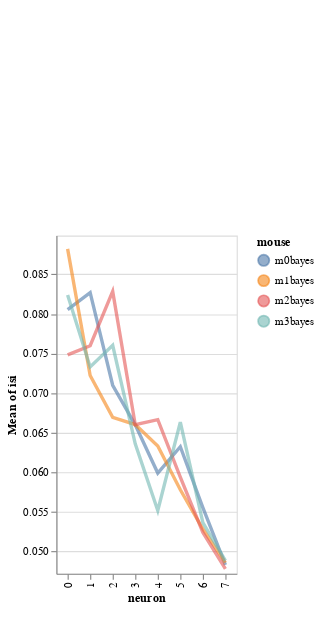

The notebook cell this image was saved under:
### Code cell
import altair as alt
y='isi'
color='mouse'
x='neuron'

base=alt.Chart(df).encode(
            x=x,
            color=f'{color}',
            y=alt.Y(f'mean({y})',
                    scale=alt.Scale(zero=False,
                                    domain=list(np.quantile(df[y], [.05, .95])))),
)

# Create a selection that chooses the nearest point & selects based on x-value
nearest = alt.selection(type='single', nearest=True, on='mouseover',
                        fields=[x], empty='none')


# Transparent selectors across the chart. This is what tells us
# the x-value of the cursor
selectors = alt.Chart(df).mark_point().encode(
    x=x,
    opacity=alt.value(0),
).add_selection(
    nearest
)

highlight = alt.selection(type='single', on='mouseover',
                          fields=[color], nearest=True)

lines=base.mark_line(clip=True, fill=None, opacity=.6, ).encode(
            #tooltip=color,
            size=alt.condition(~highlight, alt.value(1), alt.value(3))
        )

# Draw text labels near the points, and highlight based on selection
text = lines.mark_text(align='left', dx=5, dy=-5).encode(
    text=alt.condition(nearest, y, alt.value(' '))
)

points = base.mark_circle().encode(
    opacity=alt.value(0)
).add_selection(
    highlight
)

alt.layer(
    lines, selectors, points, text
)

### Figure 1 — Vega-Lite specification as saved in the notebook (floating-point values rounded to 4 significant figures)
{"config": {"view": {"continuousWidth": 400, "continuousHeight": 300}}, "layer": [{"mark": {"type": "line", "clip": true, "fill": null, "opacity": 0.6}, "encoding": {"color": {"type": "nominal", "field": "mouse"}, "size": {"condition": {"value": 1, "selection": {"not": "selector003"}}, "value": 3}, "x": {"type": "nominal", "field": "neuron"}, "y": {"type": "quantitative", "aggregate": "mean", "field": "isi", "scale": {"domain": [0.0472, 0.0899], "zero": false}}}}, {"mark": "point", "encoding": {"opacity": {"value": 0}, "x": {"type": "nominal", "field": "neuron"}}, "selection": {"selector002": {"type": "single", "nearest": true, "on": "mouseover", "fields": ["neuron"], "empty": "none"}}}, {"mark": "circle", "encoding": {"color": {"type": "nominal", "field": "mouse"}, "opacity": {"value": 0}, "x": {"type": "nominal", "field": "neuron"}, "y": {"type": "quantitative", "aggregate": "mean", "field": "isi", "scale": {"domain": [0.0472, 0.0899], "zero": false}}}, "selection": {"selector003": {"type": "single", "on": "mouseover", "fields": ["mouse"], "nearest": true}}}, {"mark": {"type": "text", "align": "left", "dx": 5, "dy": -5}, "encoding": {"color": {"type": "nominal", "field": "mouse"}, "size": {"condition": {"value": 1, "selection": {"not": "selector003"}}, "value": 3}, "text": {"condition": {"type": "quantitative", "field": "isi", "selection": "selector002"}, "value": " "}, "x": {"type": "nominal", "field": "neuron"}, "y": {"type": "quantitative", "aggregate": "mean", "field": "isi", "scale": {"domain": [0.0472, 0.0899], "zero": false}}}}], "data": {"name": "data-3cbb7ec8b105a922507d0baf4f21a168"}, "$schema": "https://vega.github.io/schema/vega-lite/v4.8.1.json", "datasets": {"data-3cbb7ec8b105a922507d0baf4f21a168": [{"neuron_x_mouse": "m0bayes0", "i_trial": 0, "neuron": "0", "mouse_code": 0, "stim": 0, "neuron_code": 0, "mouse": "m0bayes", "log_firing_rate": 1.602, "Firing rate": 40.0, "firing_rate": 40.0, "i_spike": 36.0, "isi": 0.08925}, {"neuron_x_mouse": "m0bayes0", "i_trial": 0, "neuron": "0", "mouse_code": 0, "stim": 1, "neuron_code": 0, "mouse": "m0bayes", "log_firing_rate": 1.652, "Firing rate": 44.91, "firing_rate": 44.91, "i_spike": 47.0, "isi": 0.07221}, {"neuron_x_mouse": "m0bayes0", "i_trial": 1, "neuron": "0", "mouse_code": 0, "stim": 0, "neuron_code": 0, "mouse": "m0bayes", "log_firing_rate": 2.064, "Firing rate": 116.0, "firing_rate": 116.0, "i_spike": 46.5, "isi": 0.07455}, {"neuron_x_mouse": "m0bayes0", "i_trial": 1, "neuron": "0", "mouse_code": 0, "stim": 1, "neuron_code": 0, "mouse": "m0bayes", "log_firing_rate": 1.652, "Firing rate": 44.9, "firing_rate": 44.9, "i_spike": 40.5, "isi": 0.08613}, {"neuron_x_mouse": "m0bayes1", "i_trial": 0, "neuron": "1", "mouse_code": 0, "stim": 0, "neuron_code": 1, "mouse": "m0bayes", "log_firing_rate": 1.915, "Firing rate": 82.15, "firing_rate": 82.15, "i_spike": 45.5, "isi": 0.07359}, {"neuron_x_mouse": "m0bayes1", "i_trial": 0, "neuron": "1", "mouse_code": 0, "stim": 1, "neuron_code": 1, "mouse": "m0bayes", "log_firing_rate": 1.954, "Firing rate": 90.01, "firing_rate": 90.01, "i_spike": 44.5, "isi": 0.07718}, {"neuron_x_mouse": "m0bayes1", "i_trial": 1, "neuron": "1", "mouse_code": 0, "stim": 0, "neuron_code": 1, "mouse": "m0bayes", "log_firing_rate": 1.584, "Firing rate": 38.4, "firing_rate": 38.4, "i_spike": 42.0, "isi": 0.08247}, {"neuron_x_mouse": "m0bayes1", "i_trial": 1, "neuron": "1", "mouse_code": 0, "stim": 1, "neuron_code": 1, "mouse": "m0bayes", "log_firing_rate": 2.363, "Firing rate": 230.8, "firing_rate": 230.8, "i_spike": 35.5, "isi": 0.09748}, {"neuron_x_mouse": "m0bayes2", "i_trial": 0, "neuron": "2", "mouse_code": 0, "stim": 0, "neuron_code": 2, "mouse": "m0bayes", "log_firing_rate": 2.264, "Firing rate": 183.7, "firing_rate": 183.7, "i_spike": 44.5, "isi": 0.07937}, {"neuron_x_mouse": "m0bayes2", "i_trial": 0, "neuron": "2", "mouse_code": 0, "stim": 1, "neuron_code": 2, "mouse": "m0bayes", "log_firing_rate": 1.775, "Firing rate": 59.59, "firing_rate": 59.59, "i_spike": 49.0, "isi": 0.07132}, {"neuron_x_mouse": "m0bayes2", "i_trial": 1, "neuron": "2", "mouse_code": 0, "stim": 0, "neuron_code": 2, "mouse": "m0bayes", "log_firing_rate": 1.993, "Firing rate": 98.46, "firing_rate": 98.46, "i_spike": 51.5, "isi": 0.06713}, {"neuron_x_mouse": "m0bayes2", "i_trial": 1, "neuron": "2", "mouse_code": 0, "stim": 1, "neuron_code": 2, "mouse": "m0bayes", "log_firing_rate": 2.237, "Firing rate": 172.7, "firing_rate": 172.7, "i_spike": 51.5, "isi": 0.06613}, {"neuron_x_mouse": "m0bayes3", "i_trial": 0, "neuron": "3", "mouse_code": 0, "stim": 0, "neuron_code": 3, "mouse": "m0bayes", "log_firing_rate": 1.835, "Firing rate": 68.39, "firing_rate": 68.39, "i_spike": 48.0, "isi": 0.0714}, {"neuron_x_mouse": "m0bayes3", "i_trial": 0, "neuron": "3", "mouse_code": 0, "stim": 1, "neuron_code": 3, "mouse": "m0bayes", "log_firing_rate": 1.594, "Firing rate": 39.3, "firing_rate": 39.3, "i_spike": 44.0, "isi": 0.07986}, {"neuron_x_mouse": "m0bayes3", "i_trial": 1, "neuron": "3", "mouse_code": 0, "stim": 0, "neuron_code": 3, "mouse": "m0bayes", "log_firing_rate": 1.903, "Firing rate": 79.96, "firing_rate": 79.96, "i_spike": 54.5, "isi": 0.06327}, {"neuron_x_mouse": "m0bayes3", "i_trial": 1, "neuron": "3", "mouse_code": 0, "stim": 1, "neuron_code": 3, "mouse": "m0bayes", "log_firing_rate": 2.228, "Firing rate": 169.0, "firing_rate": 169.0, "i_spike": 68.5, "isi": 0.04942}, {"neuron_x_mouse": "m0bayes4", "i_trial": 0, "neuron": "4", "mouse_code": 0, "stim": 0, "neuron_code": 4, "mouse": "m0bayes", "log_firing_rate": 2.476, "Firing rate": 299.2, "firing_rate": 299.2, "i_spike": 56.5, "isi": 0.06154}, {"neuron_x_mouse": "m0bayes4", "i_trial": 0, "neuron": "4", "mouse_code": 0, "stim": 1, "neuron_code": 4, "mouse": "m0bayes", "log_firing_rate": 2.233, "Firing rate": 171.0, "firing_rate": 171.0, "i_spike": 65.5, "isi": 0.05338}, {"neuron_x_mouse": "m0bayes4", "i_trial": 1, "neuron": "4", "mouse_code": 0, "stim": 0, "neuron_code": 4, "mouse": "m0bayes", "log_firing_rate": 2.099, "Firing rate": 125.6, "firing_rate": 125.6, "i_spike": 54.0, "isi": 0.06313}, {"neuron_x_mouse": "m0bayes4", "i_trial": 1, "neuron": "4", "mouse_code": 0, "stim": 1, "neuron_code": 4, "mouse": "m0bayes", "log_firing_rate": 5.922, "Firing rate": 836200.0, "firing_rate": 836200.0, "i_spike": 55.5, "isi": 0.06156}, {"neuron_x_mouse": "m0bayes5", "i_trial": 0, "neuron": "5", "mouse_code": 0, "stim": 0, "neuron_code": 5, "mouse": "m0bayes", "log_firing_rate": 1.7, "Firing rate": 50.17, "firing_rate": 50.17, "i_spike": 46.5, "isi": 0.07445}, {"neuron_x_mouse": "m0bayes5", "i_trial": 0, "neuron": "5", "mouse_code": 0, "stim": 1, "neuron_code": 5, "mouse": "m0bayes", "log_firing_rate": 2.473, "Firing rate": 297.2, "firing_rate": 297.2, "i_spike": 67.0, "isi": 0.04916}, {"neuron_x_mouse": "m0bayes5", "i_trial": 1, "neuron": "5", "mouse_code": 0, "stim": 0, "neuron_code": 5, "mouse": "m0bayes", "log_firing_rate": 1.839, "Firing rate": 68.97, "firing_rate": 68.97, "i_spike": 54.0, "isi": 0.06407}, {"neuron_x_mouse": "m0bayes5", "i_trial": 1, "neuron": "5", "mouse_code": 0, "stim": 1, "neuron_code": 5, "mouse": "m0bayes", "log_firing_rate": 1.888, "Firing rate": 77.22, "firing_rate": 77.22, "i_spike": 52.5, "isi": 0.06521}, {"neuron_x_mouse": "m0bayes6", "i_trial": 0, "neuron": "6", "mouse_code": 0, "stim": 0, "neuron_code": 6, "mouse": "m0bayes", "log_firing_rate": 2.713, "Firing rate": 516.5, "firing_rate": 516.5, "i_spike": 74.5, "isi": 0.04693}, {"neuron_x_mouse": "m0bayes6", "i_trial": 0, "neuron": "6", "mouse_code": 0, "stim": 1, "neuron_code": 6, "mouse": "m0bayes", "log_firing_rate": 2.147, "Firing rate": 140.2, "firing_rate": 140.2, "i_spike": 65.5, "isi": 0.0529}, {"neuron_x_mouse": "m0bayes6", "i_trial": 1, "neuron": "6", "mouse_code": 0, "stim": 0, "neuron_code": 6, "mouse": "m0bayes", "log_firing_rate": 2.14, "Firing rate": 138.2, "firing_rate": 138.2, "i_spike": 54.0, "isi": 0.06317}, {"neuron_x_mouse": "m0bayes6", "i_trial": 1, "neuron": "6", "mouse_code": 0, "stim": 1, "neuron_code": 6, "mouse": "m0bayes", "log_firing_rate": 1.664, "Firing rate": 46.15, "firing_rate": 46.15, "i_spike": 57.5, "isi": 0.05916}, {"neuron_x_mouse": "m0bayes7", "i_trial": 0, "neuron": "7", "mouse_code": 0, "stim": 0, "neuron_code": 7, "mouse": "m0bayes", "log_firing_rate": 1.901, "Firing rate": 79.71, "firing_rate": 79.71, "i_spike": 80.0, "isi": 0.04393}, {"neuron_x_mouse": "m0bayes7", "i_trial": 0, "neuron": "7", "mouse_code": 0, "stim": 1, "neuron_code": 7, "mouse": "m0bayes", "log_firing_rate": 1.846, "Firing rate": 70.17, "firing_rate": 70.17, "i_spike": 68.0, "isi": 0.05157}, {"neuron_x_mouse": "m0bayes7", "i_trial": 1, "neuron": "7", "mouse_code": 0, "stim": 0, "neuron_code": 7, "mouse": "m0bayes", "log_firing_rate": 2.026, "Firing rate": 106.3, "firing_rate": 106.3, "i_spike": 67.5, "isi": 0.05115}, {"neuron_x_mouse": "m0bayes7", "i_trial": 1, "neuron": "7", "mouse_code": 0, "stim": 1, "neuron_code": 7, "mouse": "m0bayes", "log_firing_rate": 1.997, "Firing rate": 99.28, "firing_rate": 99.28, "i_spike": 75.0, "isi": 0.04653}, {"neuron_x_mouse": "m1bayes0", "i_trial": 0, "neuron": "0", "mouse_code": 1, "stim": 0, "neuron_code": 8, "mouse": "m1bayes", "log_firing_rate": 1.476, "Firing rate": 29.91, "firing_rate": 29.91, "i_spike": 32.5, "isi": 0.1082}, {"neuron_x_mouse": "m1bayes0", "i_trial": 0, "neuron": "0", "mouse_code": 1, "stim": 1, "neuron_code": 8, "mouse": "m1bayes", "log_firing_rate": 2.028, "Firing rate": 106.6, "firing_rate": 106.6, "i_spike": 37.0, "isi": 0.09522}, {"neuron_x_mouse": "m1bayes0", "i_trial": 1, "neuron": "0", "mouse_code": 1, "stim": 0, "neuron_code": 8, "mouse": "m1bayes", "log_firing_rate": 1.964, "Firing rate": 92.15, "firing_rate": 92.15, "i_spike": 42.0, "isi": 0.08311}, {"neuron_x_mouse": "m1bayes0", "i_trial": 1, "neuron": "0", "mouse_code": 1, "stim": 1, "neuron_code": 8, "mouse": "m1bayes", "log_firing_rate": 1.906, "Firing rate": 80.49, "firing_rate": 80.49, "i_spike": 52.5, "isi": 0.06629}, {"neuron_x_mouse": "m1bayes1", "i_trial": 0, "neuron": "1", "mouse_code": 1, "stim": 0, "neuron_code": 9, "mouse": "m1bayes", "log_firing_rate": 1.694, "Firing rate": 49.4, "firing_rate": 49.4, "i_spike": 46.0, "isi": 0.07611}, {"neuron_x_mouse": "m1bayes1", "i_trial": 0, "neuron": "1", "mouse_code": 1, "stim": 1, "neuron_code": 9, "mouse": "m1bayes", "log_firing_rate": 2.066, "Firing rate": 116.4, "firing_rate": 116.4, "i_spike": 48.5, "isi": 0.0718}, {"neuron_x_mouse": "m1bayes1", "i_trial": 1, "neuron": "1", "mouse_code": 1, "stim": 0, "neuron_code": 9, "mouse": "m1bayes", "log_firing_rate": 1.899, "Firing rate": 79.2, "firing_rate": 79.2, "i_spike": 60.5, "isi": 0.05773}, {"neuron_x_mouse": "m1bayes1", "i_trial": 1, "neuron": "1", "mouse_code": 1, "stim": 1, "neuron_code": 9, "mouse": "m1bayes", "log_firing_rate": 1.749, "Firing rate": 56.05, "firing_rate": 56.05, "i_spike": 39.5, "isi": 0.08326}, {"neuron_x_mouse": "m1bayes2", "i_trial": 0, "neuron": "2", "mouse_code": 1, "stim": 0, "neuron_code": 10, "mouse": "m1bayes", "log_firing_rate": 2.775, "Firing rate": 595.1, "firing_rate": 595.1, "i_spike": 46.5, "isi": 0.07307}, {"neuron_x_mouse": "m1bayes2", "i_trial": 0, "neuron": "2", "mouse_code": 1, "stim": 1, "neuron_code": 10, "mouse": "m1bayes", "log_firing_rate": 1.75, "Firing rate": 56.19, "firing_rate": 56.19, "i_spike": 49.0, "isi": 0.06893}, {"neuron_x_mouse": "m1bayes2", "i_trial": 1, "neuron": "2", "mouse_code": 1, "stim": 0, "neuron_code": 10, "mouse": "m1bayes", "log_firing_rate": 3.196, "Firing rate": 1570.0, "firing_rate": 1570.0, "i_spike": 54.5, "isi": 0.061}, {"neuron_x_mouse": "m1bayes2", "i_trial": 1, "neuron": "2", "mouse_code": 1, "stim": 1, "neuron_code": 10, "mouse": "m1bayes", "log_firing_rate": 1.832, "Firing rate": 67.86, "firing_rate": 67.86, "i_spike": 52.5, "isi": 0.06472}, {"neuron_x_mouse": "m1bayes3", "i_trial": 0, "neuron": "3", "mouse_code": 1, "stim": 0, "neuron_code": 11, "mouse": "m1bayes", "log_firing_rate": 1.827, "Firing rate": 67.21, "firing_rate": 67.21, "i_spike": 51.5, "isi": 0.06683}, {"neuron_x_mouse": "m1bayes3", "i_trial": 0, "neuron": "3", "mouse_code": 1, "stim": 1, "neuron_code": 11, "mouse": "m1bayes", "log_firing_rate": 1.951, "Firing rate": 89.25, "firing_rate": 89.25, "i_spike": 61.0, "isi": 0.05589}, {"neuron_x_mouse": "m1bayes3", "i_trial": 1, "neuron": "3", "mouse_code": 1, "stim": 0, "neuron_code": 11, "mouse": "m1bayes", "log_firing_rate": 1.725, "Firing rate": 53.07, "firing_rate": 53.07, "i_spike": 42.0, "isi": 0.08135}, {"neuron_x_mouse": "m1bayes3", "i_trial": 1, "neuron": "3", "mouse_code": 1, "stim": 1, "neuron_code": 11, "mouse": "m1bayes", "log_firing_rate": 2.12, "Firing rate": 131.7, "firing_rate": 131.7, "i_spike": 56.5, "isi": 0.06005}, {"neuron_x_mouse": "m1bayes4", "i_trial": 0, "neuron": "4", "mouse_code": 1, "stim": 0, "neuron_code": 12, "mouse": "m1bayes", "log_firing_rate": 1.796, "Firing rate": 62.49, "firing_rate": 62.49, "i_spike": 50.0, "isi": 0.07}, {"neuron_x_mouse": "m1bayes4", "i_trial": 0, "neuron": "4", "mouse_code": 1, "stim": 1, "neuron_code": 12, "mouse": "m1bayes", "log_firing_rate": 1.82, "Firing rate": 66.05, "firing_rate": 66.05, "i_spike": 53.0, "isi": 0.06576}, {"neuron_x_mouse": "m1bayes4", "i_trial": 1, "neuron": "4", "mouse_code": 1, "stim": 0, "neuron_code": 12, "mouse": "m1bayes", "log_firing_rate": 1.912, "Firing rate": 81.65, "firing_rate": 81.65, "i_spike": 55.0, "isi": 0.06381}, {"neuron_x_mouse": "m1bayes4", "i_trial": 1, "neuron": "4", "mouse_code": 1, "stim": 1, "neuron_code": 12, "mouse": "m1bayes", "log_firing_rate": 1.962, "Firing rate": 91.72, "firing_rate": 91.72, "i_spike": 65.5, "isi": 0.0537}, {"neuron_x_mouse": "m1bayes5", "i_trial": 0, "neuron": "5", "mouse_code": 1, "stim": 0, "neuron_code": 13, "mouse": "m1bayes", "log_firing_rate": 2.009, "Firing rate": 102.1, "firing_rate": 102.1, "i_spike": 65.5, "isi": 0.053}, {"neuron_x_mouse": "m1bayes5", "i_trial": 0, "neuron": "5", "mouse_code": 1, "stim": 1, "neuron_code": 13, "mouse": "m1bayes", "log_firing_rate": 1.984, "Firing rate": 96.36, "firing_rate": 96.36, "i_spike": 70.0, "isi": 0.05006}, {"neuron_x_mouse": "m1bayes5", "i_trial": 1, "neuron": "5", "mouse_code": 1, "stim": 0, "neuron_code": 13, "mouse": "m1bayes", "log_firing_rate": 1.761, "Firing rate": 57.68, "firing_rate": 57.68, "i_spike": 61.5, "isi": 0.05594}, {"neuron_x_mouse": "m1bayes5", "i_trial": 1, "neuron": "5", "mouse_code": 1, "stim": 1, "neuron_code": 13, "mouse": "m1bayes", "log_firing_rate": 1.822, "Firing rate": 66.34, "firing_rate": 66.34, "i_spike": 48.5, "isi": 0.07219}, {"neuron_x_mouse": "m1bayes6", "i_trial": 0, "neuron": "6", "mouse_code": 1, "stim": 0, "neuron_code": 14, "mouse": "m1bayes", "log_firing_rate": 1.881, "Firing rate": 76.07, "firing_rate": 76.07, "i_spike": 71.5, "isi": 0.04895}, {"neuron_x_mouse": "m1bayes6", "i_trial": 0, "neuron": "6", "mouse_code": 1, "stim": 1, "neuron_code": 14, "mouse": "m1bayes", "log_firing_rate": 1.958, "Firing rate": 90.77, "firing_rate": 90.77, "i_spike": 57.5, "isi": 0.06063}, {"neuron_x_mouse": "m1bayes6", "i_trial": 1, "neuron": "6", "mouse_code": 1, "stim": 0, "neuron_code": 14, "mouse": "m1bayes", "log_firing_rate": 2.194, "Firing rate": 156.5, "firing_rate": 156.5, "i_spike": 71.5, "isi": 0.04869}, {"neuron_x_mouse": "m1bayes6", "i_trial": 1, "neuron": "6", "mouse_code": 1, "stim": 1, "neuron_code": 14, "mouse": "m1bayes", "log_firing_rate": 2.243, "Firing rate": 174.9, "firing_rate": 174.9, "i_spike": 66.0, "isi": 0.05305}, {"neuron_x_mouse": "m1bayes7", "i_trial": 0, "neuron": "7", "mouse_code": 1, "stim": 0, "neuron_code": 15, "mouse": "m1bayes", "log_firing_rate": 2.624, "Firing rate": 420.8, "firing_rate": 420.8, "i_spike": 69.5, "isi": 0.05065}, {"neuron_x_mouse": "m1bayes7", "i_trial": 0, "neuron": "7", "mouse_code": 1, "stim": 1, "neuron_code": 15, "mouse": "m1bayes", "log_firing_rate": 1.96, "Firing rate": 91.15, "firing_rate": 91.15, "i_spike": 70.0, "isi": 0.0487}, {"neuron_x_mouse": "m1bayes7", "i_trial": 1, "neuron": "7", "mouse_code": 1, "stim": 0, "neuron_code": 15, "mouse": "m1bayes", "log_firing_rate": 2.214, "Firing rate": 163.6, "firing_rate": 163.6, "i_spike": 64.0, "isi": 0.05325}, {"neuron_x_mouse": "m1bayes7", "i_trial": 1, "neuron": "7", "mouse_code": 1, "stim": 1, "neuron_code": 15, "mouse": "m1bayes", "log_firing_rate": 2.319, "Firing rate": 208.5, "firing_rate": 208.5, "i_spike": 82.0, "isi": 0.04178}, {"neuron_x_mouse": "m2bayes0", "i_trial": 0, "neuron": "0", "mouse_code": 2, "stim": 0, "neuron_code": 16, "mouse": "m2bayes", "log_firing_rate": 2.128, "Firing rate": 134.4, "firing_rate": 134.4, "i_spike": 49.0, "isi": 0.07101}, {"neuron_x_mouse": "m2bayes0", "i_trial": 0, "neuron": "0", "mouse_code": 2, "stim": 1, "neuron_code": 16, "mouse": "m2bayes", "log_firing_rate": 3.446, "Firing rate": 2792.0, "firing_rate": 2792.0, "i_spike": 47.5, "isi": 0.07316}, {"neuron_x_mouse": "m2bayes0", "i_trial": 1, "neuron": "0", "mouse_code": 2, "stim": 0, "neuron_code": 16, "mouse": "m2bayes", "log_firing_rate": 1.786, "Firing rate": 61.15, "firing_rate": 61.15, "i_spike": 39.5, "isi": 0.08889}, {"neuron_x_mouse": "m2bayes0", "i_trial": 1, "neuron": "0", "mouse_code": 2, "stim": 1, "neuron_code": 16, "mouse": "m2bayes", "log_firing_rate": 1.786, "Firing rate": 61.03, "firing_rate": 61.03, "i_spike": 53.0, "isi": 0.06623}, {"neuron_x_mouse": "m2bayes1", "i_trial": 0, "neuron": "1", "mouse_code": 2, "stim": 0, "neuron_code": 17, "mouse": "m2bayes", "log_firing_rate": 2.033, "Firing rate": 108.0, "firing_rate": 108.0, "i_spike": 56.5, "isi": 0.06173}, {"neuron_x_mouse": "m2bayes1", "i_trial": 0, "neuron": "1", "mouse_code": 2, "stim": 1, "neuron_code": 17, "mouse": "m2bayes", "log_firing_rate": 1.931, "Firing rate": 85.36, "firing_rate": 85.36, "i_spike": 44.5, "isi": 0.07576}, {"neuron_x_mouse": "m2bayes1", "i_trial": 1, "neuron": "1", "mouse_code": 2, "stim": 0, "neuron_code": 17, "mouse": "m2bayes", "log_firing_rate": 1.867, "Firing rate": 73.69, "firing_rate": 73.69, "i_spike": 34.5, "isi": 0.1011}, {"neuron_x_mouse": "m2bayes1", "i_trial": 1, "neuron": "1", "mouse_code": 2, "stim": 1, "neuron_code": 17, "mouse": "m2bayes", "log_firing_rate": 2.071, "Firing rate": 117.8, "firing_rate": 117.8, "i_spike": 54.0, "isi": 0.06533}, {"neuron_x_mouse": "m2bayes2", "i_trial": 0, "neuron": "2", "mouse_code": 2, "stim": 0, "neuron_code": 18, "mouse": "m2bayes", "log_firing_rate": 1.536, "Firing rate": 34.33, "firing_rate": 34.33, "i_spike": 30.0, "isi": 0.1168}, {"neuron_x_mouse": "m2bayes2", "i_trial": 0, "neuron": "2", "mouse_code": 2, "stim": 1, "neuron_code": 18, "mouse": "m2bayes", "log_firing_rate": 1.621, "Firing rate": 41.8, "firing_rate": 41.8, "i_spike": 52.0, "isi": 0.06581}, {"neuron_x_mouse": "m2bayes2", "i_trial": 1, "neuron": "2", "mouse_code": 2, "stim": 0, "neuron_code": 18, "mouse": "m2bayes", "log_firing_rate": 1.902, "Firing rate": 79.84, "firing_rate": 79.84, "i_spike": 39.0, "isi": 0.09025}, {"neuron_x_mouse": "m2bayes2", "i_trial": 1, "neuron": "2", "mouse_code": 2, "stim": 1, "neuron_code": 18, "mouse": "m2bayes", "log_firing_rate": 2.045, "Firing rate": 111.0, "firing_rate": 111.0, "i_spike": 59.0, "isi": 0.05851}, {"neuron_x_mouse": "m2bayes3", "i_trial": 0, "neuron": "3", "mouse_code": 2, "stim": 0, "neuron_code": 19, "mouse": "m2bayes", "log_firing_rate": 2.064, "Firing rate": 115.8, "firing_rate": 115.8, "i_spike": 46.0, "isi": 0.07568}, {"neuron_x_mouse": "m2bayes3", "i_trial": 0, "neuron": "3", "mouse_code": 2, "stim": 1, "neuron_code": 19, "mouse": "m2bayes", "log_firing_rate": 1.763, "Firing rate": 57.94, "firing_rate": 57.94, "i_spike": 64.0, "isi": 0.0545}, {"neuron_x_mouse": "m2bayes3", "i_trial": 1, "neuron": "3", "mouse_code": 2, "stim": 0, "neuron_code": 19, "mouse": "m2bayes", "log_firing_rate": 1.967, "Firing rate": 92.74, "firing_rate": 92.74, "i_spike": 57.5, "isi": 0.06115}, {"neuron_x_mouse": "m2bayes3", "i_trial": 1, "neuron": "3", "mouse_code": 2, "stim": 1, "neuron_code": 19, "mouse": "m2bayes", "log_firing_rate": 1.847, "Firing rate": 70.35, "firing_rate": 70.35, "i_spike": 47.0, "isi": 0.07271}, {"neuron_x_mouse": "m2bayes4", "i_trial": 0, "neuron": "4", "mouse_code": 2, "stim": 0, "neuron_code": 20, "mouse": "m2bayes", "log_firing_rate": 1.681, "Firing rate": 47.93, "firing_rate": 47.93, "i_spike": 46.0, "isi": 0.07573}, {"neuron_x_mouse": "m2bayes4", "i_trial": 0, "neuron": "4", "mouse_code": 2, "stim": 1, "neuron_code": 20, "mouse": "m2bayes", "log_firing_rate": 1.827, "Firing rate": 67.11, "firing_rate": 67.11, "i_spike": 48.5, "isi": 0.07108}, {"neuron_x_mouse": "m2bayes4", "i_trial": 1, "neuron": "4", "mouse_code": 2, "stim": 0, "neuron_code": 20, "mouse": "m2bayes", "log_firing_rate": 1.99, "Firing rate": 97.7, "firing_rate": 97.7, "i_spike": 55.0, "isi": 0.06301}, {"neuron_x_mouse": "m2bayes4", "i_trial": 1, "neuron": "4", "mouse_code": 2, "stim": 1, "neuron_code": 20, "mouse": "m2bayes", "log_firing_rate": 2.435, "Firing rate": 272.1, "firing_rate": 272.1, "i_spike": 61.0, "isi": 0.05676}, {"neuron_x_mouse": "m2bayes5", "i_trial": 0, "neuron": "5", "mouse_code": 2, "stim": 0, "neuron_code": 21, "mouse": "m2bayes", "log_firing_rate": 2.515, "Firing rate": 327.3, "firing_rate": 327.3, "i_spike": 59.0, "isi": 0.05908}, {"neuron_x_mouse": "m2bayes5", "i_trial": 0, "neuron": "5", "mouse_code": 2, "stim": 1, "neuron_code": 21, "mouse": "m2bayes", "log_firing_rate": 1.934, "Firing rate": 85.97, "firing_rate": 85.97, "i_spike": 62.0, "isi": 0.05602}, {"neuron_x_mouse": "m2bayes5", "i_trial": 1, "neuron": "5", "mouse_code": 2, "stim": 0, "neuron_code": 21, "mouse": "m2bayes", "log_firing_rate": 2.156, "Firing rate": 143.3, "firing_rate": 143.3, "i_spike": 52.5, "isi": 0.0652}, {"neuron_x_mouse": "m2bayes5", "i_trial": 1, "neuron": "5", "mouse_code": 2, "stim": 1, "neuron_code": 21, "mouse": "m2bayes", "log_firing_rate": 2.486, "Firing rate": 306.3, "firing_rate": 306.3, "i_spike": 61.5, "isi": 0.05723}, {"neuron_x_mouse": "m2bayes6", "i_trial": 0, "neuron": "6", "mouse_code": 2, "stim": 0, "neuron_code": 22, "mouse": "m2bayes", "log_firing_rate": 2.02, "Firing rate": 104.7, "firing_rate": 104.7, "i_spike": 72.0, "isi": 0.04871}, {"neuron_x_mouse": "m2bayes6", "i_trial": 0, "neuron": "6", "mouse_code": 2, "stim": 1, "neuron_code": 22, "mouse": "m2bayes", "log_firing_rate": 1.945, "Firing rate": 88.05, "firing_rate": 88.05, "i_spike": 58.5, "isi": 0.0597}, {"neuron_x_mouse": "m2bayes6", "i_trial": 1, "neuron": "6", "mouse_code": 2, "stim": 0, "neuron_code": 22, "mouse": "m2bayes", "log_firing_rate": 2.044, "Firing rate": 110.7, "firing_rate": 110.7, "i_spike": 67.5, "isi": 0.05063}, {"neuron_x_mouse": "m2bayes6", "i_trial": 1, "neuron": "6", "mouse_code": 2, "stim": 1, "neuron_code": 22, "mouse": "m2bayes", "log_firing_rate": 1.926, "Firing rate": 84.24, "firing_rate": 84.24, "i_spike": 69.0, "isi": 0.05057}, {"neuron_x_mouse": "m2bayes7", "i_trial": 0, "neuron": "7", "mouse_code": 2, "stim": 0, "neuron_code": 23, "mouse": "m2bayes", "log_firing_rate": 2.038, "Firing rate": 109.1, "firing_rate": 109.1, "i_spike": 66.5, "isi": 0.05229}, {"neuron_x_mouse": "m2bayes7", "i_trial": 0, "neuron": "7", "mouse_code": 2, "stim": 1, "neuron_code": 23, "mouse": "m2bayes", "log_firing_rate": 2.538, "Firing rate": 345.1, "firing_rate": 345.1, "i_spike": 72.5, "isi": 0.0483}, {"neuron_x_mouse": "m2bayes7", "i_trial": 1, "neuron": "7", "mouse_code": 2, "stim": 0, "neuron_code": 23, "mouse": "m2bayes", "log_firing_rate": 2.116, "Firing rate": 130.8, "firing_rate": 130.8, "i_spike": 82.0, "isi": 0.04271}, {"neuron_x_mouse": "m2bayes7", "i_trial": 1, "neuron": "7", "mouse_code": 2, "stim": 1, "neuron_code": 23, "mouse": "m2bayes", "log_firing_rate": 2.06, "Firing rate": 114.9, "firing_rate": 114.9, "i_spike": 72.0, "isi": 0.0479}, {"neuron_x_mouse": "m3bayes0", "i_trial": 0, "neuron": "0", "mouse_code": 3, "stim": 0, "neuron_code": 24, "mouse": "m3bayes", "log_firing_rate": 1.774, "Firing rate": 59.43, "firing_rate": 59.43, "i_spike": 49.0, "isi": 0.07197}, {"neuron_x_mouse": "m3bayes0", "i_trial": 0, "neuron": "0", "mouse_code": 3, "stim": 1, "neuron_code": 24, "mouse": "m3bayes", "log_firing_rate": 1.784, "Firing rate": 60.79, "firing_rate": 60.79, "i_spike": 53.0, "isi": 0.06446}, {"neuron_x_mouse": "m3bayes0", "i_trial": 1, "neuron": "0", "mouse_code": 3, "stim": 0, "neuron_code": 24, "mouse": "m3bayes", "log_firing_rate": 1.535, "Firing rate": 34.3, "firing_rate": 34.3, "i_spike": 30.0, "isi": 0.118}, {"neuron_x_mouse": "m3bayes0", "i_trial": 1, "neuron": "0", "mouse_code": 3, "stim": 1, "neuron_code": 24, "mouse": "m3bayes", "log_firing_rate": 2.006, "Firing rate": 101.4, "firing_rate": 101.4, "i_spike": 46.5, "isi": 0.07511}, {"neuron_x_mouse": "m3bayes1", "i_trial": 0, "neuron": "1", "mouse_code": 3, "stim": 0, "neuron_code": 25, "mouse": "m3bayes", "log_firing_rate": 1.792, "Firing rate": 61.96, "firing_rate": 61.96, "i_spike": 54.5, "isi": 0.06408}, {"neuron_x_mouse": "m3bayes1", "i_trial": 0, "neuron": "1", "mouse_code": 3, "stim": 1, "neuron_code": 25, "mouse": "m3bayes", "log_firing_rate": 2.285, "Firing rate": 192.6, "firing_rate": 192.6, "i_spike": 53.5, "isi": 0.06477}, {"neuron_x_mouse": "m3bayes1", "i_trial": 1, "neuron": "1", "mouse_code": 3, "stim": 0, "neuron_code": 25, "mouse": "m3bayes", "log_firing_rate": 1.853, "Firing rate": 71.28, "firing_rate": 71.28, "i_spike": 42.0, "isi": 0.08319}, {"neuron_x_mouse": "m3bayes1", "i_trial": 1, "neuron": "1", "mouse_code": 3, "stim": 1, "neuron_code": 25, "mouse": "m3bayes", "log_firing_rate": 1.585, "Firing rate": 38.48, "firing_rate": 38.48, "i_spike": 42.0, "isi": 0.08121}, {"neuron_x_mouse": "m3bayes2", "i_trial": 0, "neuron": "2", "mouse_code": 3, "stim": 0, "neuron_code": 26, "mouse": "m3bayes", "log_firing_rate": 2.096, "Firing rate": 124.7, "firing_rate": 124.7, "i_spike": 47.5, "isi": 0.07226}, {"neuron_x_mouse": "m3bayes2", "i_trial": 0, "neuron": "2", "mouse_code": 3, "stim": 1, "neuron_code": 26, "mouse": "m3bayes", "log_firing_rate": 1.881, "Firing rate": 76.1, "firing_rate": 76.1, "i_spike": 50.0, "isi": 0.06821}, {"neuron_x_mouse": "m3bayes2", "i_trial": 1, "neuron": "2", "mouse_code": 3, "stim": 0, "neuron_code": 26, "mouse": "m3bayes", "log_firing_rate": 1.692, "Firing rate": 49.17, "firing_rate": 49.17, "i_spike": 40.5, "isi": 0.08687}, {"neuron_x_mouse": "m3bayes2", "i_trial": 1, "neuron": "2", "mouse_code": 3, "stim": 1, "neuron_code": 26, "mouse": "m3bayes", "log_firing_rate": 1.813, "Firing rate": 65.01, "firing_rate": 65.01, "i_spike": 44.5, "isi": 0.07676}, {"neuron_x_mouse": "m3bayes3", "i_trial": 0, "neuron": "3", "mouse_code": 3, "stim": 0, "neuron_code": 27, "mouse": "m3bayes", "log_firing_rate": 1.708, "Firing rate": 51.08, "firing_rate": 51.08, "i_spike": 53.5, "isi": 0.06576}, {"neuron_x_mouse": "m3bayes3", "i_trial": 0, "neuron": "3", "mouse_code": 3, "stim": 1, "neuron_code": 27, "mouse": "m3bayes", "log_firing_rate": 1.781, "Firing rate": 60.33, "firing_rate": 60.33, "i_spike": 60.5, "isi": 0.05689}, {"neuron_x_mouse": "m3bayes3", "i_trial": 1, "neuron": "3", "mouse_code": 3, "stim": 0, "neuron_code": 27, "mouse": "m3bayes", "log_firing_rate": 2.115, "Firing rate": 130.5, "firing_rate": 130.5, "i_spike": 50.5, "isi": 0.06889}, {"neuron_x_mouse": "m3bayes3", "i_trial": 1, "neuron": "3", "mouse_code": 3, "stim": 1, "neuron_code": 27, "mouse": "m3bayes", "log_firing_rate": 1.693, "Firing rate": 49.3, "firing_rate": 49.3, "i_spike": 56.0, "isi": 0.06286}, {"neuron_x_mouse": "m3bayes4", "i_trial": 0, "neuron": "4", "mouse_code": 3, "stim": 0, "neuron_code": 28, "mouse": "m3bayes", "log_firing_rate": 2.06, "Firing rate": 114.7, "firing_rate": 114.7, "i_spike": 61.5, "isi": 0.05729}, {"neuron_x_mouse": "m3bayes4", "i_trial": 0, "neuron": "4", "mouse_code": 3, "stim": 1, "neuron_code": 28, "mouse": "m3bayes", "log_firing_rate": 3.074, "Firing rate": 1185.0, "firing_rate": 1185.0, "i_spike": 58.5, "isi": 0.0599}, {"neuron_x_mouse": "m3bayes4", "i_trial": 1, "neuron": "4", "mouse_code": 3, "stim": 0, "neuron_code": 28, "mouse": "m3bayes", "log_firing_rate": 1.962, "Firing rate": 91.62, "firing_rate": 91.62, "i_spike": 65.5, "isi": 0.05371}, {"neuron_x_mouse": "m3bayes4", "i_trial": 1, "neuron": "4", "mouse_code": 3, "stim": 1, "neuron_code": 28, "mouse": "m3bayes", "log_firing_rate": 2.131, "Firing rate": 135.2, "firing_rate": 135.2, "i_spike": 70.0, "isi": 0.04979}, {"neuron_x_mouse": "m3bayes5", "i_trial": 0, "neuron": "5", "mouse_code": 3, "stim": 0, "neuron_code": 29, "mouse": "m3bayes", "log_firing_rate": 2.058, "Firing rate": 114.4, "firing_rate": 114.4, "i_spike": 54.5, "isi": 0.06439}, {"neuron_x_mouse": "m3bayes5", "i_trial": 0, "neuron": "5", "mouse_code": 3, "stim": 1, "neuron_code": 29, "mouse": "m3bayes", "log_firing_rate": 1.93, "Firing rate": 85.18, "firing_rate": 85.18, "i_spike": 43.0, "isi": 0.08108}, {"neuron_x_mouse": "m3bayes5", "i_trial": 1, "neuron": "5", "mouse_code": 3, "stim": 0, "neuron_code": 29, "mouse": "m3bayes", "log_firing_rate": 2.35, "Firing rate": 223.7, "firing_rate": 223.7, "i_spike": 61.0, "isi": 0.05745}, {"neuron_x_mouse": "m3bayes5", "i_trial": 1, "neuron": "5", "mouse_code": 3, "stim": 1, "neuron_code": 29, "mouse": "m3bayes", "log_firing_rate": 1.826, "Firing rate": 67.04, "firing_rate": 67.04, "i_spike": 56.0, "isi": 0.06245}, {"neuron_x_mouse": "m3bayes6", "i_trial": 0, "neuron": "6", "mouse_code": 3, "stim": 0, "neuron_code": 30, "mouse": "m3bayes", "log_firing_rate": 1.896, "Firing rate": 78.67, "firing_rate": 78.67, "i_spike": 63.0, "isi": 0.05538}, {"neuron_x_mouse": "m3bayes6", "i_trial": 0, "neuron": "6", "mouse_code": 3, "stim": 1, "neuron_code": 30, "mouse": "m3bayes", "log_firing_rate": 2.054, "Firing rate": 113.4, "firing_rate": 113.4, "i_spike": 66.5, "isi": 0.05272}, {"neuron_x_mouse": "m3bayes6", "i_trial": 1, "neuron": "6", "mouse_code": 3, "stim": 0, "neuron_code": 30, "mouse": "m3bayes", "log_firing_rate": 2.696, "Firing rate": 496.6, "firing_rate": 496.6, "i_spike": 59.0, "isi": 0.05872}, {"neuron_x_mouse": "m3bayes6", "i_trial": 1, "neuron": "6", "mouse_code": 3, "stim": 1, "neuron_code": 30, "mouse": "m3bayes", "log_firing_rate": 2.827, "Firing rate": 671.0, "firing_rate": 671.0, "i_spike": 73.0, "isi": 0.0477}, {"neuron_x_mouse": "m3bayes7", "i_trial": 0, "neuron": "7", "mouse_code": 3, "stim": 0, "neuron_code": 31, "mouse": "m3bayes", "log_firing_rate": 1.93, "Firing rate": 85.08, "firing_rate": 85.08, "i_spike": 78.5, "isi": 0.0444}, {"neuron_x_mouse": "m3bayes7", "i_trial": 0, "neuron": "7", "mouse_code": 3, "stim": 1, "neuron_code": 31, "mouse": "m3bayes", "log_firing_rate": 1.903, "Firing rate": 79.9, "firing_rate": 79.9, "i_spike": 68.5, "isi": 0.05098}, {"neuron_x_mouse": "m3bayes7", "i_trial": 1, "neuron": "7", "mouse_code": 3, "stim": 0, "neuron_code": 31, "mouse": "m3bayes", "log_firing_rate": 2.083, "Firing rate": 121.1, "firing_rate": 121.1, "i_spike": 77.5, "isi": 0.04498}, {"neuron_x_mouse": "m3bayes7", "i_trial": 1, "neuron": "7", "mouse_code": 3, "stim": 1, "neuron_code": 31, "mouse": "m3bayes", "log_firing_rate": 1.942, "Firing rate": 87.44, "firing_rate": 87.44, "i_spike": 63.5, "isi": 0.05499}]}}
